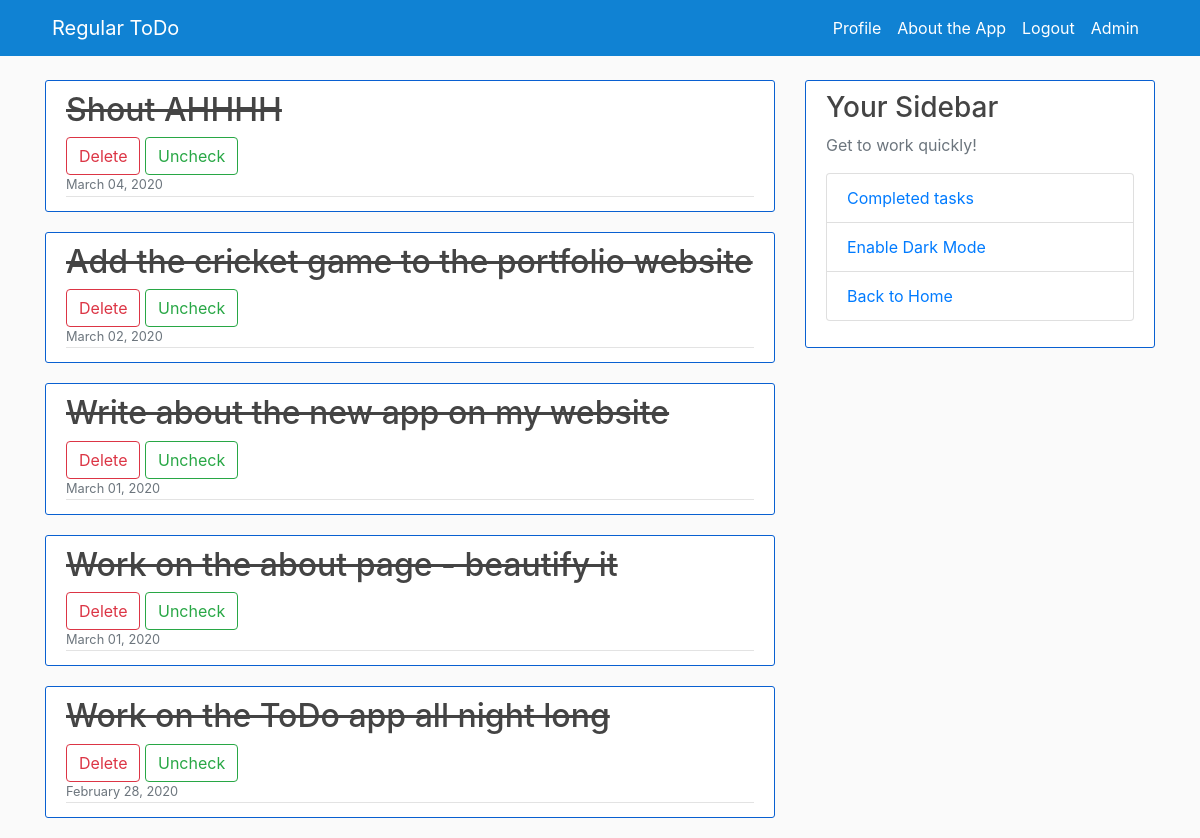
The page /todo/completed/ (signed in) on the database as committed earlier.
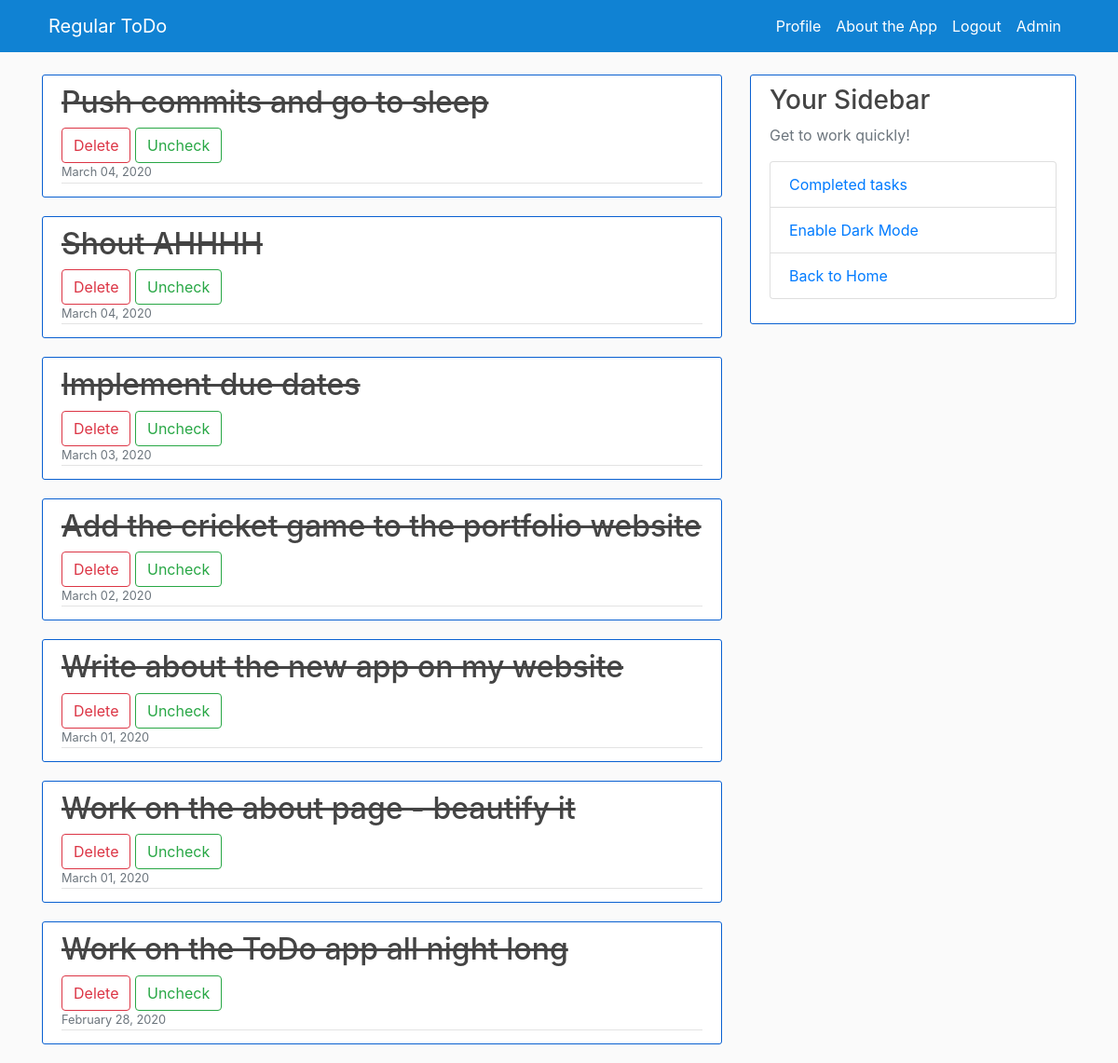
The same page on the database as committed later.
### ToDo/models.py (models this page shows, shortened)
class ToDo(models.Model):
    title = models.CharField(max_length=100)
    date_posted = models.DateTimeField(default=timezone.now)
    creator = models.ForeignKey(User, on_delete=models.CASCADE)
    is_checked = models.BooleanField(default=False)
    due_date = models.CharField(max_length=150, null=True, blank=True)
    due_date_color = models.CharField(max_length=100, null=True, blank=True)

### ToDo/views.py (the view)
# urls.py: path('todo/completed/', TodoCompletedView.as_view(), name="todo-completed"),
class TodoCompletedView(ListView):
    model = ToDo
    template_name = "ToDo/completed.html"
    context_object_name = "todos"
    ordering = ["-date_posted"]

### ToDo/templates/ToDo/completed.html
{% extends "ToDo/base.html" %}
{% block content %}
{% if user.is_authenticated %}
    {% for todo in todos %}
        {% if user.username|lower == todo.creator|lower and todo.is_checked %}
            <article class="media content-section">
                <div class="media-body">
                    <h2><a class="article-title"><s>{{ todo.title }}</s></a></h2>
                    <button onclick="location.href='{% url 'todo-delete' todo.pk %}'" class="btn btn-outline-danger" type="submit">Delete</button>
                    <button onclick="location.href='{% url 'todo-uncheck' todo.pk %}'" class="btn btn-outline-success" type="submit">Uncheck</button>
                    <br>
                    <div class="article-metadata">
                        <small class="text-muted">{{ todo.date_posted|date:"F d, Y" }}</small>
                    </div>
                </div>
            </article>
        {% endif %}
    {% endfor %}
{% endif %}
{% endblock content %}

Rows that differ between the two databases and show on the page:
now on this page (row edited): ToDo: title "Push commits and go to sleep", date_posted "March 04, 2020"
now on this page (row edited): ToDo: title "Implement due dates", date_posted "March 03, 2020"
